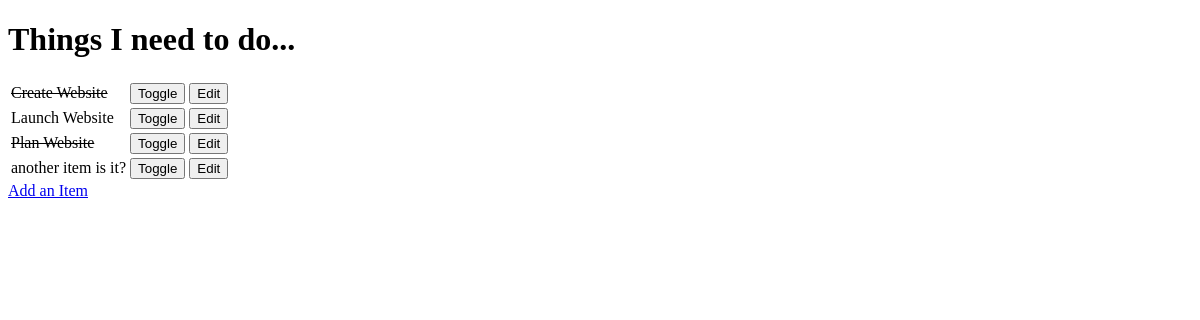
/, run on an earlier commit of the app's database.
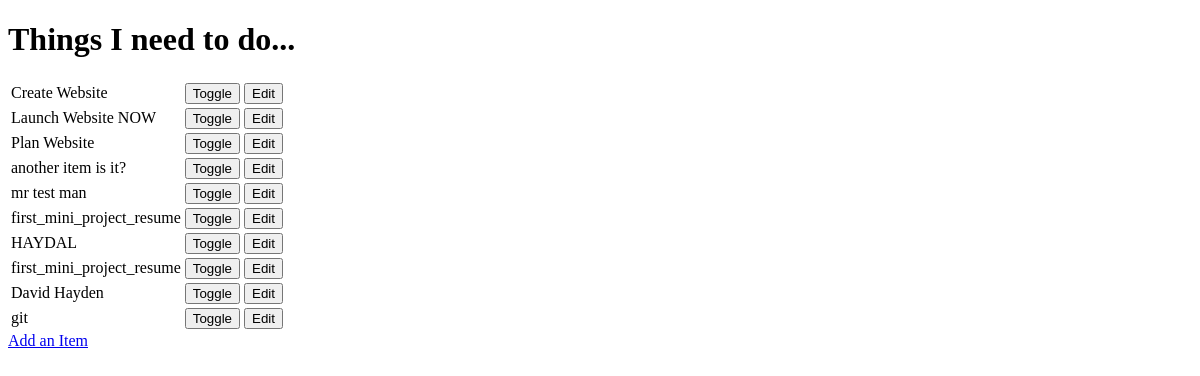
And on a later commit of the database.
### todo/models.py (models this page shows, shortened)
class Item(models.Model):
    name = models.CharField(max_length=30, blank=False)
    done = models.BooleanField(blank=False, default=False)

### todo/views.py (the view)
# urls.py: url(r'^$', get_todo_list),
def get_todo_list(request):
    results = Item.objects.all()
    return render(request, "todo_list.html", {
        'items': results
    })

### todo/templates/todo_list.html (shortened to what this page needs)
<!DOCTYPE html>
<html>
<head>
</head>
<body>
    <h1>Things I need to do...</h1>
    <table>
        {% for item in items %}
        <tr>
            {% if item.done %}
            <td><strike>{{ item.name }}</strike></td>
            {% else %}
            <td>{{ item.name }}</td>
            {% endif %}
            <td>
                    <form method="POST" action="toggle/{{ item.id }}">{% csrf_token %}
                        <input type="submit" value="Toggle">
                    </form>
                </td>
            <td>
                <form method="GET" action="edit/{{ item.id }}">
                    <input type="submit" value="Edit">
                </form>
            </td>
        </tr>
        {% empty %}
        <p>You have nothing to do. Go for a pint!</p>
        {% endfor %}
    </table>
    <a href="add">Add an Item</a>
</body>
</html>

What changed in the data, as far as the page shows it:
changed Item "Create Website": done True → False (drawn)
changed Item: name "Launch Website" → "Launch Website NOW"
changed Item "Plan Website": done True → False (drawn)
added Item: name "mr test man"
added Item: name "first_mini_project_resume"
added Item: name "HAYDAL"
added Item: name "first_mini_project_resume"
added Item: name "David Hayden"
added Item: name "git"
